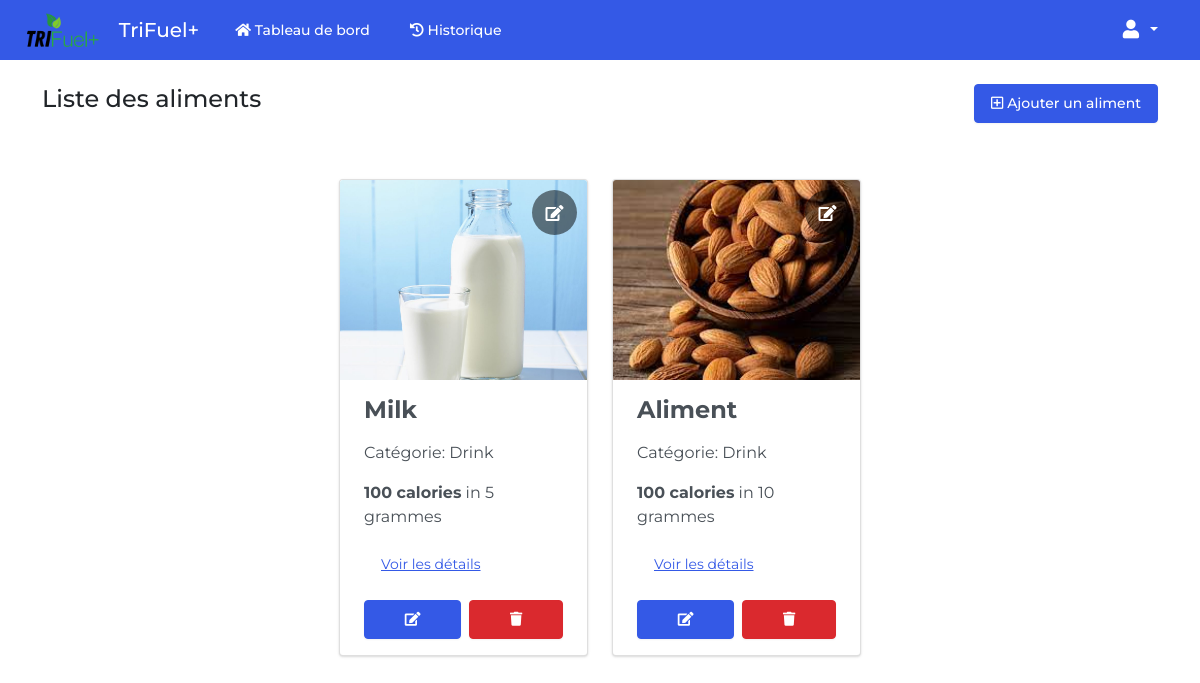
Before: /aliments (signed in) with the older database file.
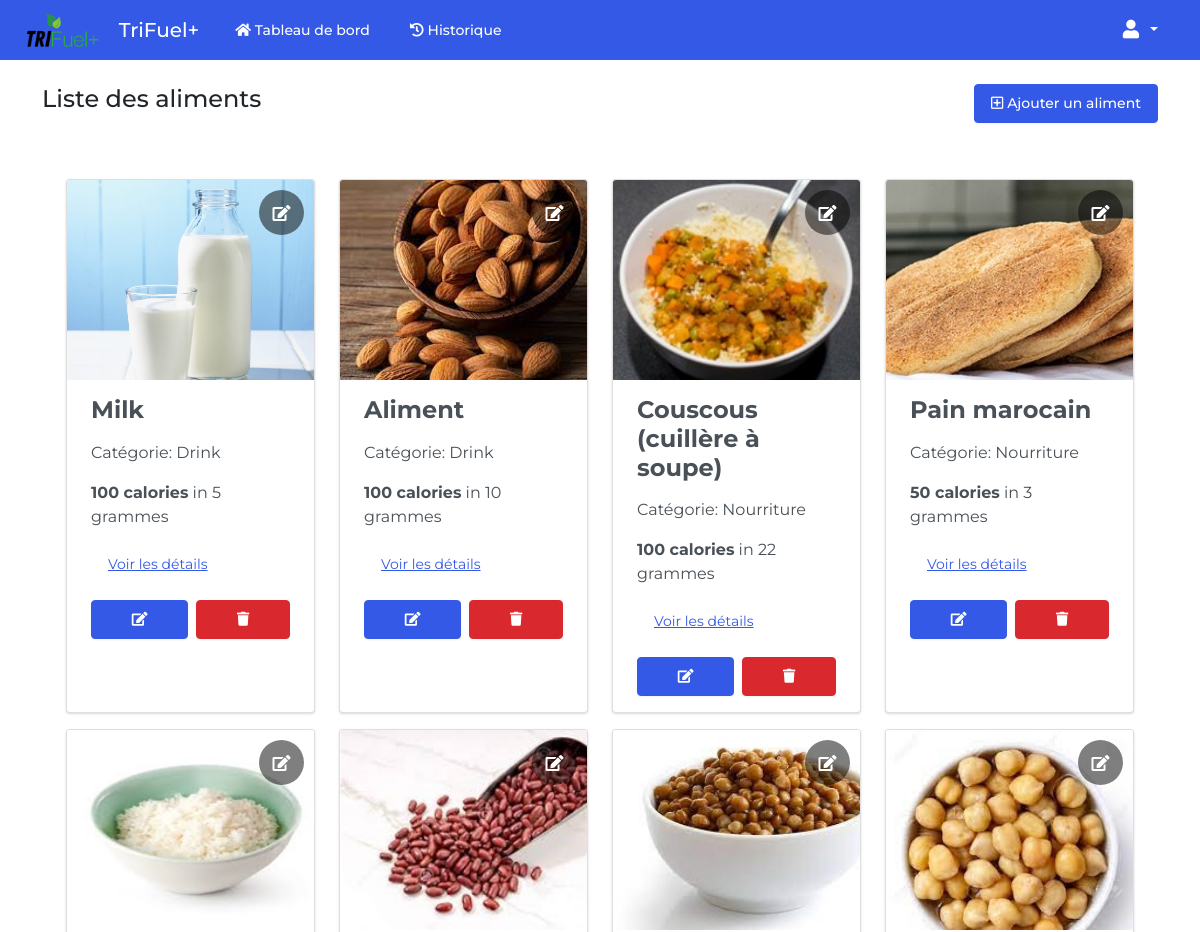
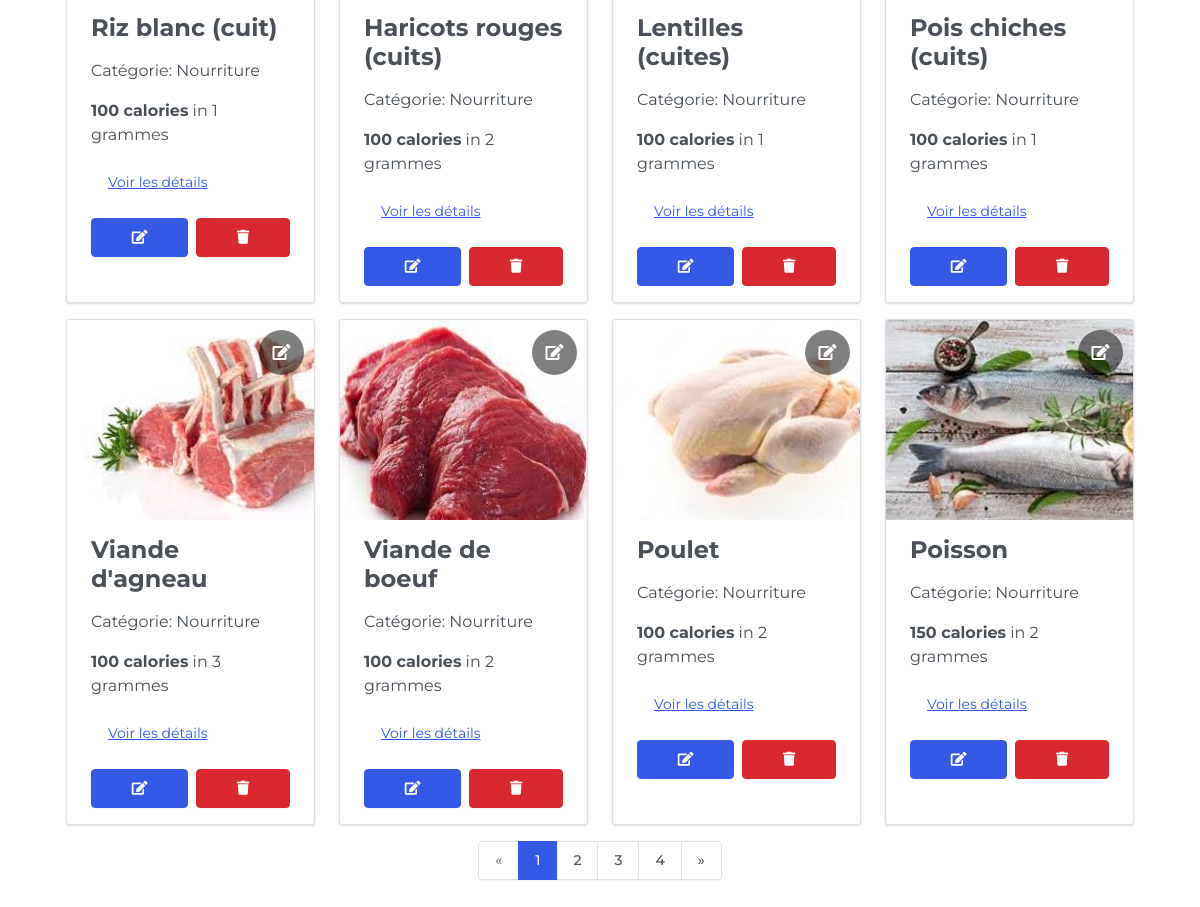
After: the same page with the newer database file (2 pictures, top to bottom).
### foodtracker/models.py (models this page shows, shortened)
class Aliment(models.Model):
    image = models.ImageField(upload_to='images/')
    name = models.CharField(max_length=255)
    category = models.ForeignKey(AlimentCategory, null=True, on_delete=models.SET_NULL, related_name='aliments')
    weight_g = models.DecimalField(max_digits=8, decimal_places=2)
    energy_value = models.DecimalField(max_digits=8, decimal_places=2)
    total_energy_value = models.DecimalField(max_digits=8, decimal_places=2, null=True)
    protein =  models.DecimalField(max_digits=7, decimal_places=2)
    carboheidrates = models.DecimalField(max_digits=7, decimal_places=2)
    fat = models.DecimalField(max_digits=7, decimal_places=2)
    class Meta:
        db_table = 'aliments'

class AlimentCategory(models.Model):
    name = models.CharField(max_length=255)
    def __str__(self):
        return self.name
    class Meta:
        db_table = 'alimentcategories'

### foodtracker/views.py (the view)
# urls.py: path('aliments', views.manage_aliments, name='aliments'),
@login_required
def manage_aliments(request):
    aliments = Aliment.objects.all()
    page = request.GET.get('page', 1)
    paginator = Paginator(aliments, 12)
    try:
        pages = paginator.page(page)
    except PageNotAnInteger:
        pages = paginator.page(1)
    except EmptyPage:
        pages = paginator.page(paginator.num_pages)
    return render(request, 'manage_food.html', {
        'aliments': aliments,
        'pages': pages
    })

### templates/manage_food.html (shortened to what this page needs)
{% extends 'base.html' %}
{% block body %}
<div class="mt-4 mb-4 d-flex align-items-center justify-content-between">
  <h4>Liste des aliments</h4>
  <a href="{% url 'aliement_add' %}" class="btn btn-primary">
    <i class='far fa-plus-square'></i> Ajouter un aliment
  </a>
</div>
<div class='py-4 mt-auto'>
  <div class='container px-4'>
    <div class='row justify-content-center'>
      {% for food in pages %}
      <div class='col-sm-12 col-md-12 col-lg-4 col-xl-3 d-flex align-items-stretch'>
        <div class='card bg-secondary mb-3' style="overflow: hidden;">
          <div
            style="width: 100%;height: 200px;background-color: white;background-image: url('{{ food.image.url|default:'../../static/images/no_image.png' }}');background-size: cover;position:relative">
            <a href="{% url 'aliment_edit_image' pk=food.id %}">
              <div class="d-flex align-items-center justify-content-center"
                style="width:45px;height:45px;background-color: rgba(0, 0, 0, 0.5);position: absolute;top: 10px;right: 10px;border-radius: 50%;color: #ffffff;">
                <i class='fas fa-edit'></i>
              </div>
            </a>
          </div>
          <div class='card-body'>
            <h4 class='card-title'>
              <strong>{{ food.name }}</strong>
            </h4>
            <p class='card-text'>
            <div class='my-3'>
              Catégorie: {{ food.category }}
            </div>
            </p>
            <p class='card-text'>
            <div class='my-3'>
              <strong>{{ food.weight_g|floatformat:'0' }} calories</strong> in {{ food.energy_value|floatformat:'0' }}
              grammes
            </div>
            </p>
            <p class='card-text'>
            <div class='my-3'>
              <a href="{% url 'aliment_detail' food.id %}" type='button' class='btn btn-link'>
                Voir les détails
              </a>
            </div>
            </p>
            <div class="d-flex flex-align-center">
              <a href="{% url 'aliment_edit' pk=food.id %}" class="btn btn-primary flex-fill">
                <i class='fas fa-edit'></i>
              </a>
              <a href="{% url 'aliment_delete' pk=food.id %}" class="btn btn-danger ms-2 flex-fill">
                <i class="fas fa-solid fa-trash"></i>
              </a>
            </div>
          </div>
        </div>
      </div>
      {% endfor %}
      {% if pages.has_other_pages %}
      <div class='d-flex justify-content-center'>
        <ul class='pagination'>
          {% if pages.has_previous %}
          <li class='page-item'>
            <a class='page-link' href='?page={{ pages.previous_page_number }}'>&laquo;</a>
          </li>
          {% else %}
          <li class='page-item disabled'>
            <a class='page-link' href='#'>&laquo;</a>
          </li>
          {% endif %}
          {% for i in pages.paginator.page_range %}
          {% if pages.number == i %}
          <li class='page-item active'>
            <a class='page-link' href='#'>{{ i }}</a>
          </li>
          {% else %}
          <li class='page-item'>
            <a class='page-link' href='?page={{ i }}'>{{ i }}</a>
          </li>
          {% endif %}
          {% endfor %}
          {% if pages.has_next %}
          <li class='page-item'>
            <a class='page-link' href='?page={{ pages.next_page_number }}'>&raquo;</a>
          </li>
          {% else %}
          <li class='page-item disabled'>
            <a class='page-link' href='#'>&raquo;</a>
          </li>
          {% endif %}
        </ul>
      </div>
      {% endif %}
    </div>
  </div>
  {% endblock body %}

### templates/base.html (shortened to what this page needs)
{% load static %}
<!DOCTYPE html>
<html lang='en'>
<head>
    <link href='https://cdnjs.cloudflare.com/ajax/libs/font-awesome/5.8.2/css/all.min.css' rel='stylesheet'>
    <link href='{% static "css/bootstrap.min.css" %}' rel='stylesheet'>
    <link href='{% static "css/styles.css" %}' rel='stylesheet'>
</head>
<body>
    <nav class='navbar navbar-expand-lg navbar-dark bg-primary' style="padding: 5px 10px;">
        <div class='container-fluid'>
            <a class='navbar-brand' href="{% url 'index' %}">
                <img src="{% static 'images/app_logo.png' %}" alt="app_logo" height="40px">
            </a>
            <div class='navbar-brand'>TriFuel+</div>
            <div class='collapse navbar-collapse' id='navbarColor'>
                {% block navbar %}
                <ul class='navbar-nav me-auto'>
                    {% if user.is_authenticated %}
                    <li class='nav-item'>
                        <a class='nav-link' href="{% url 'dashboard' %}">
                            <i class="fas fa-home"></i> Tableau de bord
                        </a>
                    </li>
                    {% if user.role == 'TRIATHLETE' %}
                    <li class='nav-item'>
                        <a class='nav-link' href="{% url 'daily_food_history' %}">
                            <i class="fas fa-history"></i> Historique
                        </a>
                    </li>
                    {% endif %}
                    {% endif %}
                </ul>
                <ul class='navbar-nav ms-auto'>
                    {% if user.is_authenticated %}
                    <li class='nav-item dropdown'>
                        <a class='nav-link dropdown-toggle' data-bs-toggle='dropdown' href='#' role='button'
                            aria-haspopup='true' aria-expanded='false'>
                            <i class='fas fa-user fa-fw fa-lg'></i>
                        </a>
                    </li>
                    {% endif %}
                </ul>
                {% endblock navbar %}
            </div>
        </div>
    </nav>
    {% block superbody %}
    <main>
        <div class='container'>
            {% block body %}
            {% endblock %}
        </div>
    </main>
    {% endblock superbody %}
</body>
</html>

### static/css/styles.css (style rules this page uses)
html { position: relative; min-height: 100%; }
body { margin: 0 0 90px; font-family: 'Montserrat', sans-serif !important; }

Changed rows visible on the page:
added Aliment: image (picture), name "Couscous (cuillère à soupe)", category "Nourriture", weight_g "100", energy_value "22"
added Aliment: image (picture), name "Pain marocain", category "Nourriture", weight_g "50", energy_value "3"
added Aliment: image (picture), name "Riz blanc (cuit)", category "Nourriture", weight_g "100", energy_value "1"
added Aliment: image (picture), name "Haricots rouges (cuits)", category "Nourriture", weight_g "100", energy_value "2"
added Aliment: image (picture), name "Lentilles (cuites)", category "Nourriture", weight_g "100", energy_value "1"
added Aliment: image (picture), name "Pois chiches (cuits)", category "Nourriture", weight_g "100", energy_value "1"
added Aliment: image (picture), name "Viande d'agneau", category "Nourriture", weight_g "100", energy_value "3"
added Aliment: image (picture), name "Viande de boeuf", category "Nourriture", weight_g "100", energy_value "2"
added Aliment: image (picture), name "Poulet", category "Nourriture", weight_g "100", energy_value "2"
added Aliment: image (picture), name "Poisson", category "Nourriture", weight_g "150", energy_value "2"
Other visible differences:
new list line: "1"
new list line: "2"
new list line: "3"
new list line: "4"
